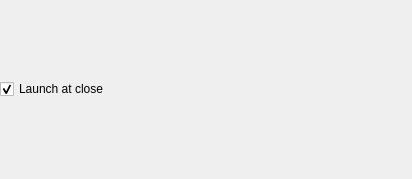
<?xml version="1.0" encoding="UTF-8"?>
<ui version="4.0">
 <class>EndInstallerForm</class>
 <widget class="QWidget" name="EndInstallerForm">
  <property name="geometry">
   <rect>
    <x>0</x>
    <y>0</y>
    <width>412</width>
    <height>179</height>
   </rect>
  </property>
  <layout class="QVBoxLayout" name="verticalLayout">
   <property name="leftMargin">
    <number>0</number>
   </property>
   <property name="topMargin">
    <number>0</number>
   </property>
   <property name="rightMargin">
    <number>0</number>
   </property>
   <property name="bottomMargin">
    <number>0</number>
   </property>
   <item>
    <widget class="QCheckBox" name="LaunchBox">
     <property name="text">
      <string>Launch at close</string>
     </property>
     <property name="checked">
      <bool>true</bool>
     </property>
     <property name="tristate">
      <bool>false</bool>
     </property>
    </widget>
   </item>
  </layout>
 </widget>
 <resources/>
 <connections/>
</ui>
